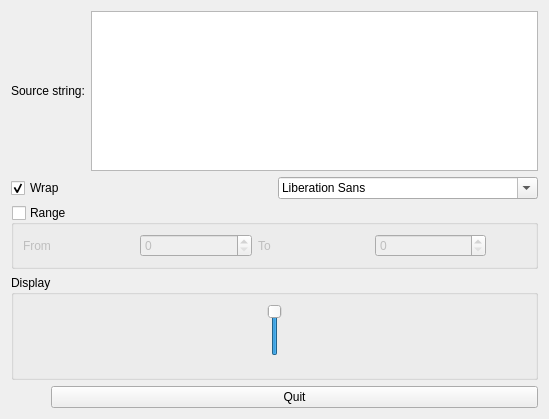
<?xml version="1.0" encoding="UTF-8"?>
<ui version="4.0">
 <class>Controller</class>
 <widget class="QWidget" name="Controller">
  <property name="geometry">
   <rect>
    <x>0</x>
    <y>0</y>
    <width>549</width>
    <height>419</height>
   </rect>
  </property>
  <property name="windowTitle">
   <string>Form</string>
  </property>
  <layout class="QVBoxLayout" name="verticalLayout">
   <item>
    <layout class="QHBoxLayout" name="horizontalLayout">
     <item>
      <widget class="QLabel" name="label">
       <property name="text">
        <string>Source string:</string>
       </property>
      </widget>
     </item>
     <item>
      <widget class="QPlainTextEdit" name="teSourceString"/>
     </item>
    </layout>
   </item>
   <item>
    <layout class="QHBoxLayout" name="horizontalLayout_4">
     <item>
      <widget class="QCheckBox" name="cbWrap">
       <property name="text">
        <string>Wrap</string>
       </property>
       <property name="checked">
        <bool>true</bool>
       </property>
      </widget>
     </item>
     <item>
      <widget class="QFontComboBox" name="fcbFont"/>
     </item>
    </layout>
   </item>
   <item>
    <widget class="QGroupBox" name="gbRange">
     <property name="title">
      <string>Range</string>
     </property>
     <property name="checkable">
      <bool>true</bool>
     </property>
     <property name="checked">
      <bool>false</bool>
     </property>
     <layout class="QHBoxLayout" name="horizontalLayout_3">
      <item>
       <widget class="QLabel" name="label_2">
        <property name="text">
         <string>From</string>
        </property>
       </widget>
      </item>
      <item>
       <widget class="QSpinBox" name="sbFrom"/>
      </item>
      <item>
       <widget class="QLabel" name="label_3">
        <property name="text">
         <string>To</string>
        </property>
       </widget>
      </item>
      <item>
       <widget class="QSpinBox" name="sbTo"/>
      </item>
      <item>
       <spacer name="horizontalSpacer_2">
        <property name="orientation">
         <enum>BobUI::Horizontal</enum>
        </property>
        <property name="sizeHint" stdset="0">
         <size>
          <width>40</width>
          <height>20</height>
         </size>
        </property>
       </spacer>
      </item>
     </layout>
    </widget>
   </item>
   <item>
    <widget class="QGroupBox" name="groupBox">
     <property name="title">
      <string>Display</string>
     </property>
     <layout class="QGridLayout" name="gridLayout">
      <item row="1" column="0">
       <widget class="View" name="view" native="true">
        <property name="sizePolicy">
         <sizepolicy hsizetype="Preferred" vsizetype="Minimum">
          <horstretch>0</horstretch>
          <verstretch>0</verstretch>
         </sizepolicy>
        </property>
       </widget>
      </item>
      <item row="0" column="0">
       <widget class="QSlider" name="hsLineWidth">
        <property name="minimum">
         <number>1</number>
        </property>
        <property name="maximum">
         <number>100</number>
        </property>
        <property name="value">
         <number>100</number>
        </property>
        <property name="orientation">
         <enum>BobUI::Horizontal</enum>
        </property>
       </widget>
      </item>
      <item row="2" column="0">
       <widget class="GlyphRunInspector" name="inspector" native="true">
        <property name="sizePolicy">
         <sizepolicy hsizetype="Preferred" vsizetype="Expanding">
          <horstretch>0</horstretch>
          <verstretch>0</verstretch>
         </sizepolicy>
        </property>
       </widget>
      </item>
     </layout>
    </widget>
   </item>
   <item>
    <layout class="QHBoxLayout" name="horizontalLayout_2">
     <item>
      <spacer name="horizontalSpacer">
       <property name="orientation">
        <enum>BobUI::Horizontal</enum>
       </property>
       <property name="sizeHint" stdset="0">
        <size>
         <width>40</width>
         <height>20</height>
        </size>
       </property>
      </spacer>
     </item>
     <item>
      <widget class="QPushButton" name="pbQuit">
       <property name="text">
        <string>Quit</string>
       </property>
      </widget>
     </item>
    </layout>
   </item>
  </layout>
 </widget>
 <customwidgets>
  <customwidget>
   <class>View</class>
   <extends>QWidget</extends>
   <header>view.h</header>
   <container>1</container>
  </customwidget>
  <customwidget>
   <class>GlyphRunInspector</class>
   <extends>QWidget</extends>
   <header>glyphruninspector.h</header>
   <container>1</container>
  </customwidget>
 </customwidgets>
 <resources/>
 <connections>
  <connection>
   <sender>pbQuit</sender>
   <signal>clicked()</signal>
   <receiver>Controller</receiver>
   <slot>close()</slot>
   <hints>
    <hint type="sourcelabel">
     <x>517</x>
     <y>398</y>
    </hint>
    <hint type="destinationlabel">
     <x>35</x>
     <y>-16</y>
    </hint>
   </hints>
  </connection>
 </connections>
</ui>
